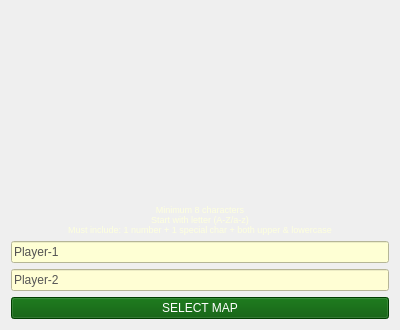
<?xml version="1.0" encoding="UTF-8"?>
<ui version="4.0">
 <class>LoginPage</class>
 <widget class="QWidget" name="LoginPage">
  <property name="geometry">
   <rect>
    <x>0</x>
    <y>0</y>
    <width>400</width>
    <height>330</height>
   </rect>
  </property>
  <property name="windowTitle">
   <string>Form</string>
  </property>
  <layout class="QVBoxLayout" name="verticalLayout">
   <item>
    <widget class="QLabel" name="backgroundLabel">
     <property name="sizePolicy">
      <sizepolicy hsizetype="Expanding" vsizetype="Expanding">
       <horstretch>0</horstretch>
       <verstretch>0</verstretch>
      </sizepolicy>
     </property>
     <property name="text">
      <string/>
     </property>
     <property name="pixmap">
      <pixmap>images/login_background.jpg</pixmap>
     </property>
     <property name="scaledContents">
      <bool>false</bool>
     </property>
     <property name="alignment">
      <set>Qt::AlignmentFlag::AlignCenter</set>
     </property>
    </widget>
   </item>
   <item>
    <widget class="QLabel" name="instructionsLabel">
     <property name="font">
      <font>
       <pointsize>7</pointsize>
      </font>
     </property>
     <property name="styleSheet">
      <string notr="true">color: rgb(255, 255, 127);
color: rgb(255, 237, 164);
color: rgb(253, 255, 221);</string>
     </property>
     <property name="text">
      <string>Minimum 8 characters
Start with letter (A-Z/a-z)
Must include: 1 number + 1 special char + both upper &amp; lowercase</string>
     </property>
     <property name="alignment">
      <set>Qt::AlignmentFlag::AlignCenter</set>
     </property>
    </widget>
   </item>
   <item>
    <widget class="QLineEdit" name="player1LineEdit">
     <property name="font">
      <font>
       <family>Segoe UI</family>
       <pointsize>9</pointsize>
       <italic>false</italic>
       <bold>false</bold>
      </font>
     </property>
     <property name="styleSheet">
      <string notr="true">color: rgb(0, 85, 0);
font: 9pt &quot;Segoe UI&quot;;

color: rgb(83, 83, 83);
background-color: rgb(254, 255, 212);</string>
     </property>
     <property name="text">
      <string>Player-1</string>
     </property>
    </widget>
   </item>
   <item>
    <widget class="QLineEdit" name="player2LineEdit">
     <property name="styleSheet">
      <string notr="true">color: rgb(0, 85, 0);
color: rgb(86, 86, 86);
background-color: rgb(255, 254, 212);</string>
     </property>
     <property name="text">
      <string>Player-2</string>
     </property>
    </widget>
   </item>
   <item>
    <widget class="QPushButton" name="selectMapButton">
     <property name="styleSheet">
      <string notr="true">color: rgb(255, 255, 255);
font: 9pt &quot;Arial&quot;;
background-color: rgb(0, 85, 0);</string>
     </property>
     <property name="text">
      <string>SELECT MAP</string>
     </property>
    </widget>
   </item>
  </layout>
 </widget>
 <resources/>
 <connections/>
</ui>
